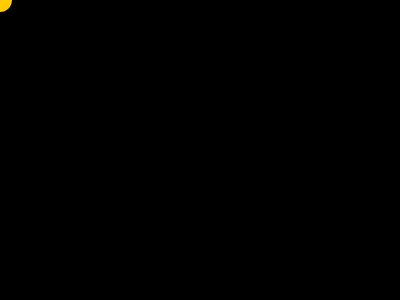
Frame 1 (no input)
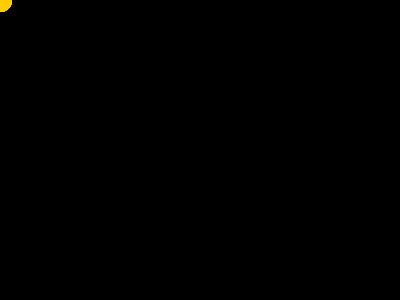
Frame 60 (no input)
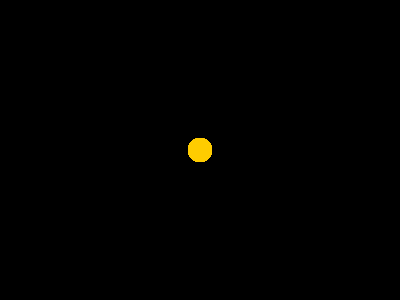
Frame 120 (the mouse pressed at the canvas centre since frame 60)

The p5.js sketch that drew these frames (run headless with seeded random() and noise() and a simulated clock; from frame 60 on, the mouse is pressed at the canvas centre):

// p5.js sketch
// ── sketch.js
function setup() {
  createCanvas(400, 300);
  background(0)
}

function draw() {
 
  
  noStroke();
  fill(255, 204, 0);
  circle(mouseX,mouseY,24);
  
}

function mousePressed(){
  background(0);
}
